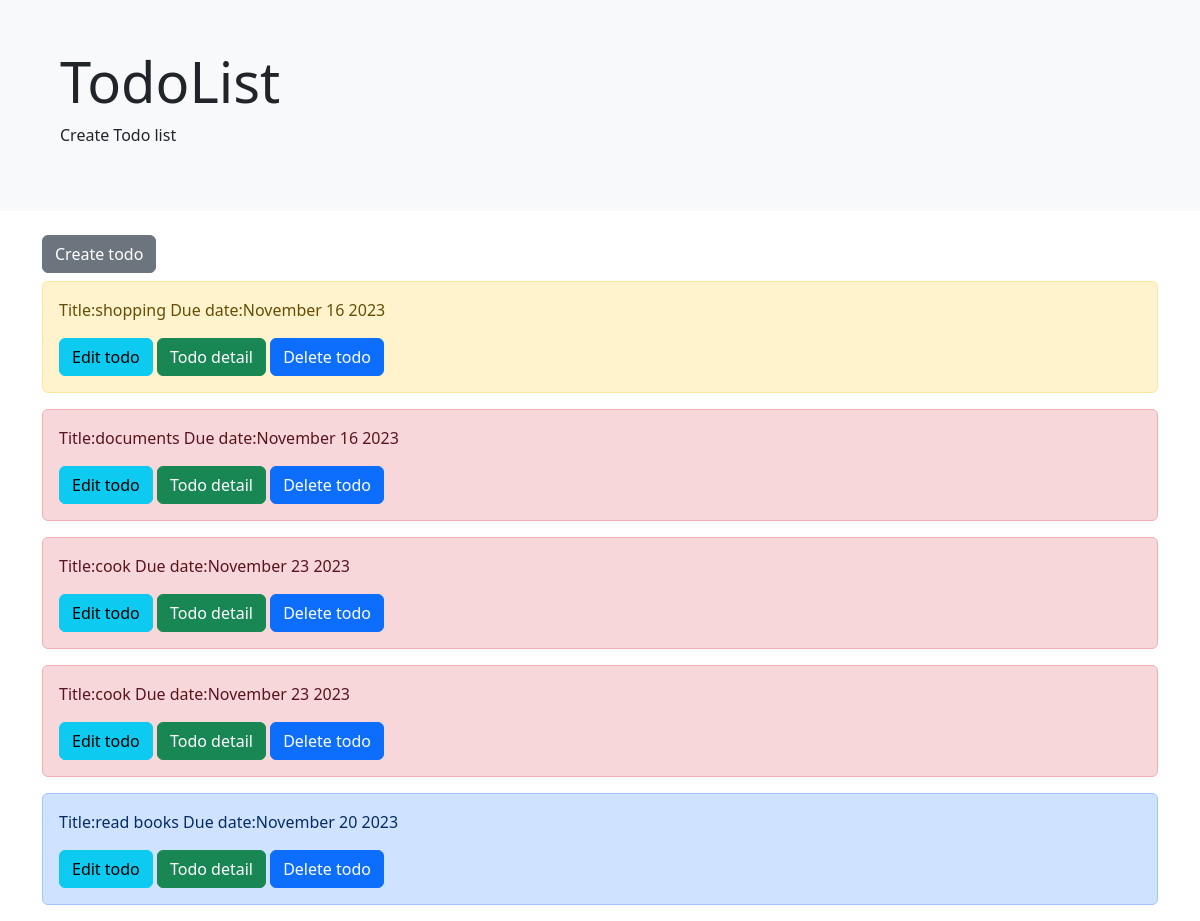
/list/, run on an earlier commit of the app's database.
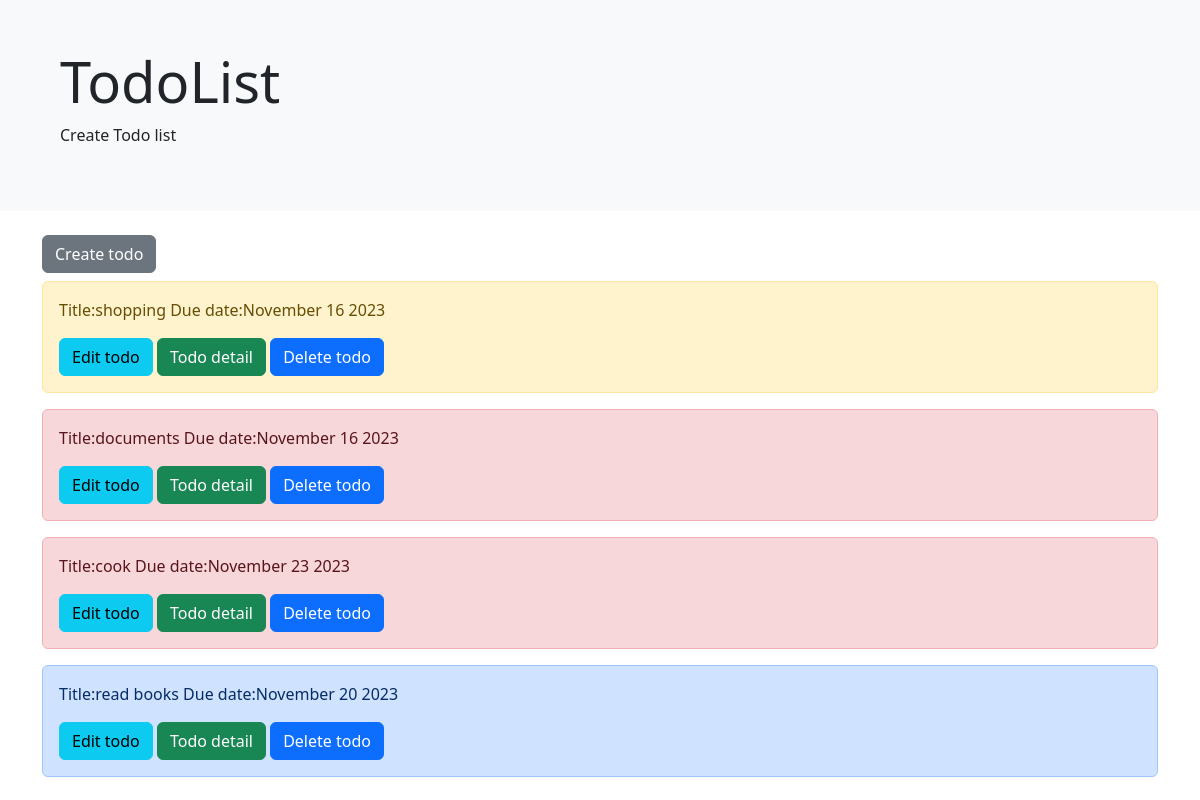
And on a later commit of the database.
### todo/models.py (models this page shows, shortened)
class TodoModel(models.Model):
    title = models.CharField(max_length=255)
    memo = models.TextField(max_length=1024)
    priority = models.CharField(max_length=50, choices=CHOICE)
    due_date = models.DateField()

### todo/views.py (the view)
# urls.py: path("list/", Todolist.as_view(), name="list"),
class Todolist(ListView):
    template_name = "list.html"
    model = TodoModel

### templates/list.html
{% extends "base.html" %}
{% block header %}
<div>
    <div class="bg-body-tertiary p-3 p-sm-5 mb-4">
        <div class="container">
          <h1 class="display-4">TodoList</h1>
          <p>Create Todo list</p>
        </div>
    </div>
</div>
{% endblock header %}
{% block content %}
<div class="container mt-2">
    <a href="{% url "create" %}" class="btn btn-secondary mb-2" role="button" aria-disabled="true">Create todo</a>
    {% for post in object_list %}
    <div class="alert alert-{{ post.priority }}" role="alert">
        <p>Title:{{ post.title }} Due date:{{ post.due_date | date:"F d Y" }}</p>
        <a href="{% url "update" pk=post.pk %}" class="btn btn-info" role="button" aria-disabled="true">Edit todo</a>
        <a href="{% url "detail" pk=post.pk %}" class="btn btn-success" role="button" aria-disabled="true">Todo detail</a>
        <a href="{% url "delete" pk=post.pk %}" class="btn btn-primary" role="button" aria-disabled="true">Delete todo</a>
    </div>
    {% endfor %}
</div>
{% endblock content %}

What changed in the data, as far as the page shows it:
removed TodoModel: title "cook", due_date "November 23 2023"
